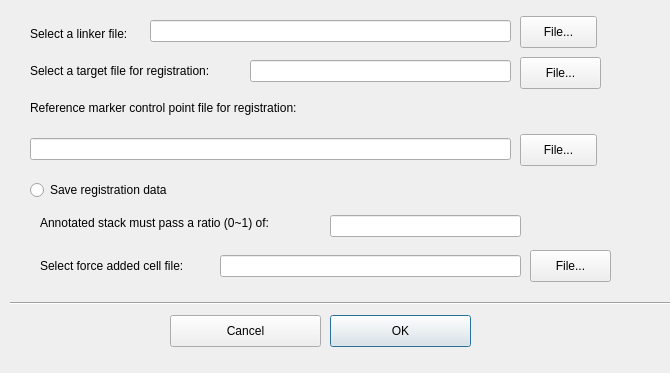
<?xml version="1.0" encoding="UTF-8"?>
<ui version="4.0">
 <class>Dialog_pointcloudatlas_buildatlas</class>
 <widget class="QDialog" name="Dialog_pointcloudatlas_buildatlas">
  <property name="geometry">
   <rect>
    <x>0</x>
    <y>0</y>
    <width>670</width>
    <height>373</height>
   </rect>
  </property>
  <property name="windowTitle">
   <string>Point cloud atlas building editor</string>
  </property>
  <widget class="QLabel" name="label_linker_file">
   <property name="geometry">
    <rect>
     <x>30</x>
     <y>25</y>
     <width>121</width>
     <height>17</height>
    </rect>
   </property>
   <property name="text">
    <string>Select a linker file:</string>
   </property>
  </widget>
  <widget class="QLineEdit" name="lineEdit_linker_file">
   <property name="geometry">
    <rect>
     <x>150</x>
     <y>20</y>
     <width>361</width>
     <height>22</height>
    </rect>
   </property>
  </widget>
  <widget class="QPushButton" name="pushButton_linker_file">
   <property name="geometry">
    <rect>
     <x>520</x>
     <y>16</y>
     <width>77</width>
     <height>32</height>
    </rect>
   </property>
   <property name="text">
    <string>File...</string>
   </property>
  </widget>
  <widget class="QPushButton" name="pushButton_cancel">
   <property name="geometry">
    <rect>
     <x>170</x>
     <y>315</y>
     <width>151</width>
     <height>32</height>
    </rect>
   </property>
   <property name="text">
    <string>Cancel</string>
   </property>
  </widget>
  <widget class="QPushButton" name="pushButton_ok">
   <property name="geometry">
    <rect>
     <x>330</x>
     <y>315</y>
     <width>141</width>
     <height>32</height>
    </rect>
   </property>
   <property name="text">
    <string>OK</string>
   </property>
   <property name="default">
    <bool>true</bool>
   </property>
  </widget>
  <widget class="QLabel" name="label_ref_file">
   <property name="geometry">
    <rect>
     <x>30</x>
     <y>60</y>
     <width>231</width>
     <height>22</height>
    </rect>
   </property>
   <property name="text">
    <string>Select a target file for registration:</string>
   </property>
  </widget>
  <widget class="QPushButton" name="pushButton_ref_file">
   <property name="geometry">
    <rect>
     <x>520</x>
     <y>57</y>
     <width>81</width>
     <height>32</height>
    </rect>
   </property>
   <property name="text">
    <string>File...</string>
   </property>
  </widget>
  <widget class="QLineEdit" name="lineEdit_ref_file">
   <property name="geometry">
    <rect>
     <x>250</x>
     <y>60</y>
     <width>261</width>
     <height>22</height>
    </rect>
   </property>
  </widget>
  <widget class="QLabel" name="label_stack_ratio">
   <property name="geometry">
    <rect>
     <x>40</x>
     <y>212</y>
     <width>281</width>
     <height>22</height>
    </rect>
   </property>
   <property name="text">
    <string>Annotated stack must pass a ratio (0~1) of:</string>
   </property>
  </widget>
  <widget class="QLineEdit" name="lineEdit_stack_ratio">
   <property name="geometry">
    <rect>
     <x>330</x>
     <y>215</y>
     <width>191</width>
     <height>22</height>
    </rect>
   </property>
  </widget>
  <widget class="QLabel" name="label_forceadd_celllist_file">
   <property name="geometry">
    <rect>
     <x>40</x>
     <y>255</y>
     <width>181</width>
     <height>22</height>
    </rect>
   </property>
   <property name="text">
    <string>Select force added cell file:</string>
   </property>
  </widget>
  <widget class="QLineEdit" name="lineEdit_forceadd_celllist_file">
   <property name="geometry">
    <rect>
     <x>220</x>
     <y>255</y>
     <width>301</width>
     <height>22</height>
    </rect>
   </property>
  </widget>
  <widget class="QPushButton" name="pushButton_forceadd_celllist_file">
   <property name="geometry">
    <rect>
     <x>530</x>
     <y>250</y>
     <width>81</width>
     <height>32</height>
    </rect>
   </property>
   <property name="text">
    <string>File...</string>
   </property>
  </widget>
  <widget class="Line" name="line">
   <property name="geometry">
    <rect>
     <x>10</x>
     <y>295</y>
     <width>661</width>
     <height>16</height>
    </rect>
   </property>
   <property name="orientation">
    <enum>Qt::Horizontal</enum>
   </property>
  </widget>
  <widget class="QLabel" name="label_refmarkercpt_file">
   <property name="geometry">
    <rect>
     <x>30</x>
     <y>100</y>
     <width>331</width>
     <height>16</height>
    </rect>
   </property>
   <property name="sizePolicy">
    <sizepolicy hsizetype="Expanding" vsizetype="Expanding">
     <horstretch>0</horstretch>
     <verstretch>0</verstretch>
    </sizepolicy>
   </property>
   <property name="text">
    <string>Reference marker control point file for registration:</string>
   </property>
  </widget>
  <widget class="QLineEdit" name="lineEdit_refmarkercpt_file">
   <property name="geometry">
    <rect>
     <x>30</x>
     <y>138</y>
     <width>481</width>
     <height>22</height>
    </rect>
   </property>
   <property name="text">
    <string/>
   </property>
  </widget>
  <widget class="QPushButton" name="pushButton_refmarkercpt_file">
   <property name="geometry">
    <rect>
     <x>520</x>
     <y>134</y>
     <width>77</width>
     <height>32</height>
    </rect>
   </property>
   <property name="text">
    <string>File...</string>
   </property>
  </widget>
  <widget class="QRadioButton" name="radioButton_saveregtag">
   <property name="geometry">
    <rect>
     <x>30</x>
     <y>180</y>
     <width>171</width>
     <height>20</height>
    </rect>
   </property>
   <property name="text">
    <string>Save registration data</string>
   </property>
  </widget>
 </widget>
 <resources/>
 <connections/>
</ui>
